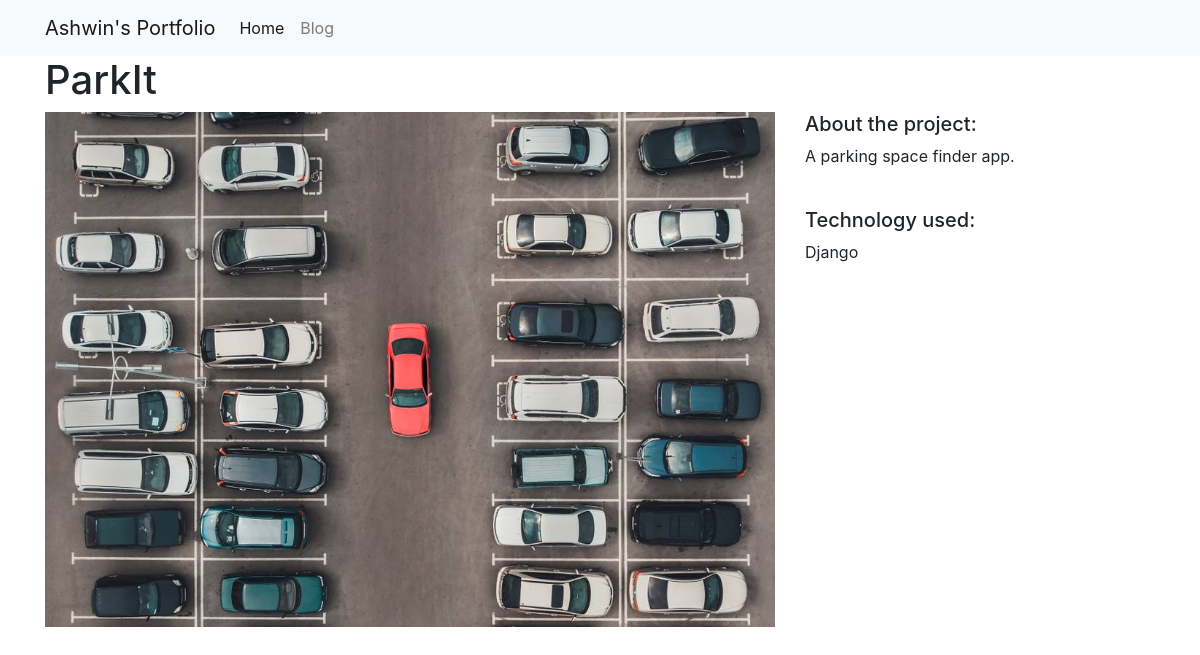
The app's page /projects/2/ with its own data.
### projects/models.py (models this page shows)
class Project(models.Model):
    title = models.CharField(max_length = 100)
    description = models.TextField()
    technology = models.CharField(max_length = 20)
    image = models.FilePathField(path = "/img")

### projects/views.py (the view)
# urls.py: path("<int:pk>/", views.project_detail, name = "project_detail"),
def project_detail(request, pk):
    project = Project.objects.get(pk = pk)
    context = {
        'project':project
    }
    return render(request, 'project_detail.html', context)

### projects/templates/project_detail.html
{% extends "base.html" %}
{% load static %}
{% block page_content %}
<h1>{{ project.title }}</h1>
    <div class="row">
        <div class="col-md-8">
            <img src="{% static project.image %}" alt="" width="100%">
        </div>
        <div class="col-md-4">
            <h5>About the project:</h5>
            <p>{{ project.description }}</p>
            <br>
            <h5>Technology used:</h5>
            <p>{{ project.technology }}</p>
        </div>
    </div>
{% endblock %}

### records on screen
Project: title "ParkIt", image (picture), description "A parking space finder app.", technology "Django"
